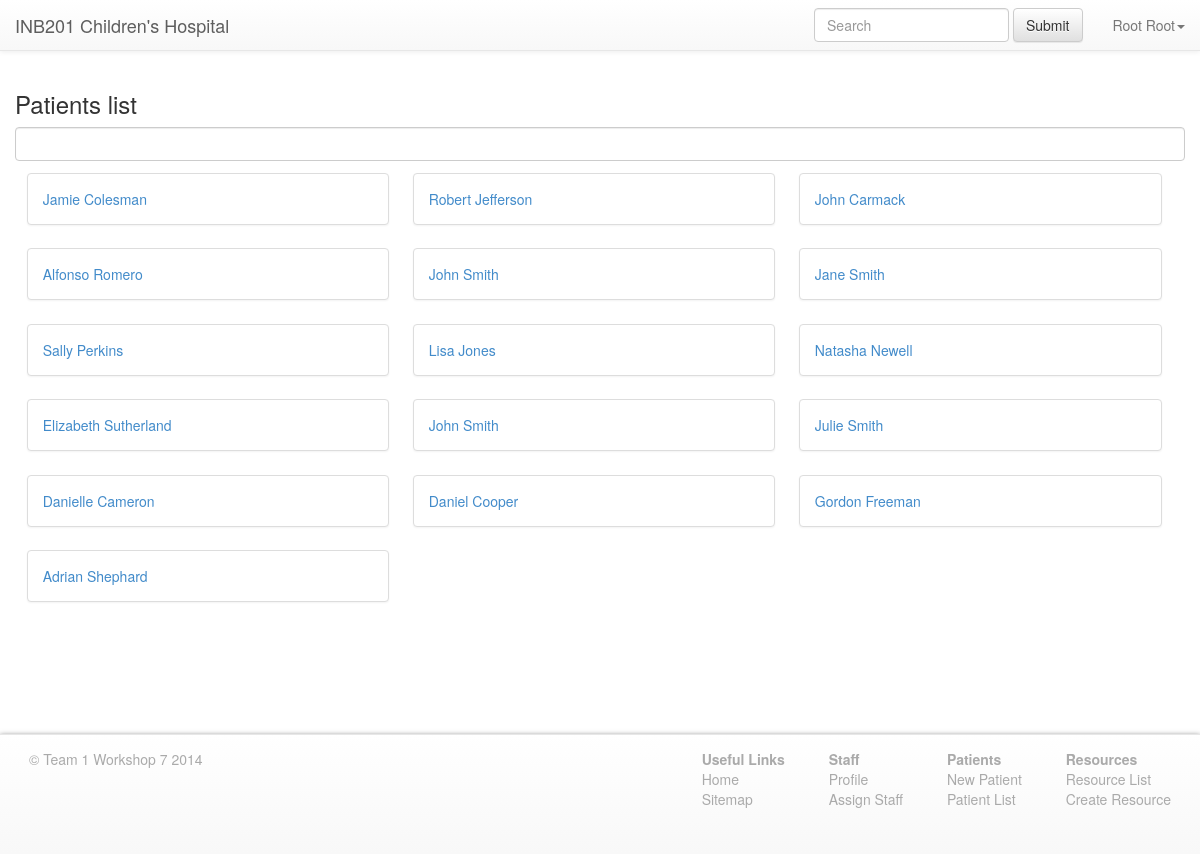
Screenshot of /patient/patient-list.php (signed in) with the database file from the repository.
### tables this page shows
CREATE TABLE `staff` (
  `id` int(10) unsigned NOT NULL AUTO_INCREMENT,
  `firstname` varchar(50) DEFAULT NULL,
  `lastname` varchar(50) DEFAULT NULL,
  `username` varchar(50) DEFAULT NULL,
  `email` varchar(100) DEFAULT NULL,
  `password` char(128) DEFAULT NULL,
  `role_id` int(11) NOT NULL,
  `password_reset` int(11) NOT NULL DEFAULT '1',
  PRIMARY KEY (`id`)
);

CREATE TABLE `patients` (
  `id` int(11) NOT NULL AUTO_INCREMENT,
  `first_name` varchar(50) NOT NULL,
  `middle_name` varchar(50) DEFAULT NULL,
  `last_name` varchar(50) NOT NULL,
  `gender` varchar(6) NOT NULL,
  `date_of_birth` date NOT NULL,
  `email` varchar(50) DEFAULT NULL,
  `home_phone` bigint(20) NOT NULL,
  `mobile_phone` bigint(20) NOT NULL,
  `address` varchar(50) NOT NULL,
  `medicare` bigint(20) NOT NULL,
  `medicare_ref` int(1) NOT NULL,
  `medicare_exp` date NOT NULL,
  `priv_health_org` varchar(50) DEFAULT NULL,
  `priv_health_num` bigint(12) DEFAULT NULL,
  `nok_first_name` varchar(50) NOT NULL,
  `nok_last_name` varchar(50) NOT NULL,
  `nok_home_phone` bigint(20) NOT NULL,
  `nok_mobile_phone` bigint(20) NOT NULL,
  `nok_address` varchar(50) NOT NULL,
  `nok_relationship` varchar(50) NOT NULL,
  PRIMARY KEY (`id`),
  UNIQUE KEY `medicare` (`medicare`)
);

### .class/database.class.php (called while the page is built, shortened)
<?php
class Database
{
    private static $Instance;
    private function __construct()
    {
        $this->dsn = 'mysql:dbname=clarensw_inb201;dbHost=localhost';
        $this->dbUser = 'clarensw_admin';
        $this->dbPass = 'qwerty()';
        $this->connection = new PDO($this->dsn,$this->dbUser,$this->dbPass);
    }
    public static function getInstance()
    {
        if(empty(self::$Instance))
        {
            try
            {
                self::$Instance = new Database();
            }
            catch (PDOException $e)
            {
                self::logAndDestroy($e);
            }
        }
        return self::$Instance;
    }
}
?>

### .class/model.class.php (called while the page is built, shortened)
<?php
require_once('database.class.php');
class model{
    protected $id = 0;
    protected $fields = array();
    static $table = "";
    public function load($id){
        $db = database::getInstance();
        $sql = 'SELECT * FROM '.static::$table.' WHERE id = :id LIMIT 1;';
        try{
            $stmt = $db->connection->prepare($sql);
            $stmt->execute(array('id' => $id));
        }catch (PDOException $e){
            database::logAndDestroy($e);
        }
        $this->id = $id;
        return true;
    }
	public function id(){
       return $this->id;
   }
   public function all($end=''){
       $db = database::getInstance();
       $sql = "SELECT * FROM ".static::$table.$end.';';
       $result = $db->connection->query($sql);
       $models = array();
       while($row = $result->fetch(PDO::FETCH_ASSOC)){
           $new = new $classname();
           foreach($this->fields as $field){
               if(isset($row['id'])){
                   $new->id = $row['id'];
               }
               $new->$field = $row[$field];
           }
           $models[] = $new;
       }
       return $models;
   }
}
?>

### .class/staff.class.php (called while the page is built, shortened)
<?php
require_once('model.class.php');
class staff extends model{
    public function authenticated(){
        if(isset($_SESSION['user'])){
            if($this->load($_SESSION['user']) == false){
                header('Location: /logout.php');
                die;
            }
            return true;
        }
        return false;
    }
}
?>

### patient/patient-list.php (the view, shortened to what this page needs)
<?php
require_once("../.class/model.class.php");
$patient = new patient();
$next_page = "patient-profile.php";
$all_patients = $patient->all();
include("../.views/header.php");
?>
<div class="container-fluid">
            <h3>Patients list</h3>
			<input class="form-control search" id="search-patients"/>
              <div id="patient-list">
<?php
foreach($all_patients as $patient){
echo '<div class="panel panel-default floating-table">';
echo '  <div class="panel-body">';
echo "		<a href='".$next_page."?patient=".$patient->id()."' >".$patient->first_name. " " .$patient->last_name."</a>";
echo '  </div>';
echo '</div>';
}
?>
</div>
</div>
<?PHP include("../.views/footer.php"); ?>

### .views/nav-bar.php (shortened to what this page needs)
<nav class="navbar navbar-default navbar-static-top" role="navigation">
  <div class="container-fluid">
	<div class="navbar-header">
	  <a class="navbar-brand" href="/">INB201 Children's Hospital</a>
	</div>
	<div class="collapse navbar-collapse" id="bs-example-navbar-collapse-1">
	  <ul class="nav navbar-nav navbar-right">
	  <form class="navbar-form navbar-left" role="search" action="/search.php" method="get">
		<div class="form-group">
		  <input type="text" class="form-control" placeholder="Search" name="q">
		</div>
		<button type="submit" class="btn btn-default">Submit</button>
	  </form>
		<li class="dropdown">
		  <a href="#" class="dropdown-toggle" data-toggle="dropdown"><?php echo $staff->firstname?> <?php echo $staff->lastname?><b class="caret"></b></a>
		</li>
	  </ul>
	</div>
  </div>
</nav>

### css/additional-styles.css (style rules this page uses)
html, body { z-index:10; background-color:#FFFFFF; margin-bottom:120px; }
.floating-table { float:left; width:31%; margin:1%; }

### rows the page displays
staff: firstname "Root", lastname "Root"
patients: first_name "Jamie", last_name "Colesman"
patients: first_name "Robert", last_name "Jefferson"
patients: first_name "John", last_name "Carmack"
patients: first_name "Alfonso", last_name "Romero"
patients: first_name "John", last_name "Smith"
patients: first_name "Jane", last_name "Smith"
patients: first_name "Sally", last_name "Perkins"
patients: first_name "Lisa", last_name "Jones"
patients: first_name "Natasha", last_name "Newell"
patients: first_name "Elizabeth", last_name "Sutherland"
patients: first_name "John", last_name "Smith"
patients: first_name "Julie", last_name "Smith"
patients: first_name "Danielle", last_name "Cameron"
patients: first_name "Daniel", last_name "Cooper"
patients: first_name "Gordon", last_name "Freeman"
patients: first_name "Adrian", last_name "Shephard"
